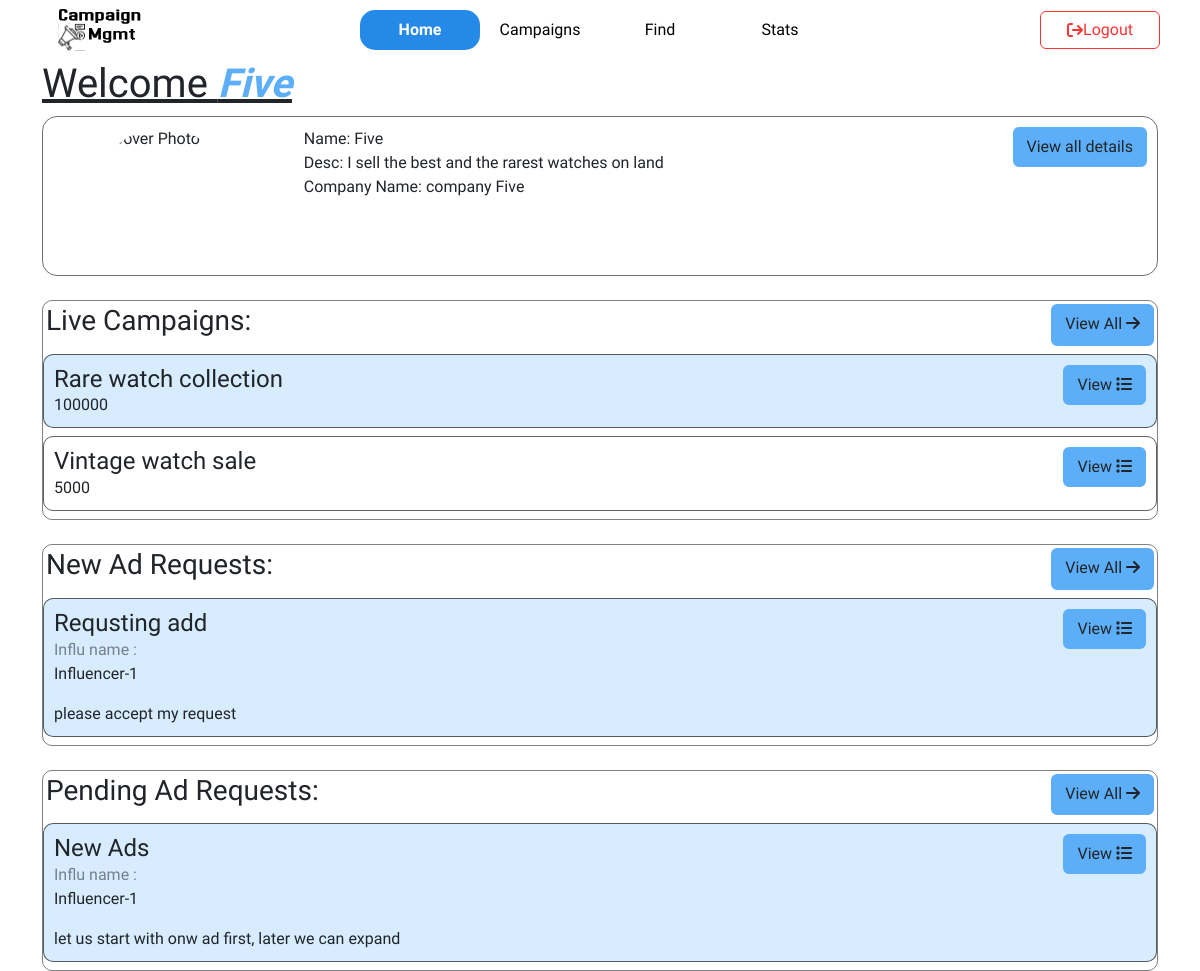
/home/sponsor (signed in), run on the app's committed database.
### model.py (models this page shows)
class Sponsor(db.Model):
    id = db.Column(db.Integer, db.ForeignKey('user.id'), primary_key=True)
    name = db.Column(db.String(20), unique=False, nullable=True)
    company_name = db.Column(db.String(30))
    industry = db.Column(db.String(30), nullable=True)
    desc = db.Column(db.String(256), nullable=True)
    is_flagged = db.Column(db.Boolean, default=False)
    is_verified = db.Column(db.Boolean, default=False)
    cover_photo = db.Column(db.LargeBinary, nullable=True)
    amt_spent = db.Column(db.Integer, default=0)
    campaigns = db.relationship('Campaign', backref='sponsor', lazy=True, cascade='all, delete-orphan')
    ads = db.relationship('Ad', backref='sponsor', lazy=True, cascade='all, delete-orphan')
    ad_requests = db.relationship('Ad_request', backref='sponsor', lazy=True, cascade='all, delete-orphan')

class Campaign(db.Model):
    id = db.Column(db.Integer, primary_key=True, autoincrement=True)
    spon_id = db.Column(db.Integer, db.ForeignKey('sponsor.id'), nullable=False)
    name = db.Column(db.String(80), nullable=False)
    budget = db.Column(db.Integer, nullable=False)
    desc = db.Column(db.String(255))
    category = db.Column(db.String(50))
    status = db.Column(db.String(20))
    start_date = db.Column(db.Date, nullable=True)
    end_date = db.Column(db.Date, nullable=True)
    goal_users = db.Column(db.String(80))
    is_flagged = db.Column(db.Boolean)
    ads = db.relationship('Ad', backref='campaign', lazy=True, cascade='all, delete-orphan')

class Ad_request(db.Model):
    id = db.Column(db.Integer, primary_key=True, autoincrement=True)
    ad_name = db.Column(db.String(80), nullable=False)
    influ_id = db.Column(db.Integer, db.ForeignKey('influencer.id'))
    spon_id = db.Column(db.Integer, db.ForeignKey('sponsor.id'))
    comments = db.Column(db.String(80), nullable=True)
    amount = db.Column(db.Integer)
    growth_promise = db.Column(db.String(10))
    sender = db.Column(db.String(20), nullable=False)
    previous_request_id = db.Column(db.Integer, db.ForeignKey('ad_request.id'), nullable=True)
    next_request_id = db.Column(db.Integer, db.ForeignKey('ad_request.id'), nullable=True)
    status = db.Column(db.String(10), nullable=True)

class Influencer(db.Model):
    id = db.Column(db.Integer, db.ForeignKey('user.id'), primary_key=True)
    name = db.Column(db.String(20), unique=False, nullable=True)
    desc = db.Column(db.String(256))
    industry = db.Column(db.String(40))
    niche = db.Column(db.String(40))
    cover_photo = db.Column(db.LargeBinary, nullable=False)
    is_verified = db.Column(db.Boolean, default=False)
    is_flagged = db.Column(db.Boolean, default=False)
    rating = db.Column(db.Float)
    insta_id = db.Column(db.String(40))
    insta_followers = db.Column(db.String(8))
    youtube_id = db.Column(db.String(40))
    youtube_channel = db.Column(db.String(40))
    youtube_followers = db.Column(db.String(8))
    x_id = db.Column(db.String(40))
    x_name = db.Column(db.String(40))
    x_followers = db.Column(db.String(8))
    ads = db.relationship('Ad', backref='influencer', lazy=True, cascade='all, delete-orphan')
    ad_requests = db.relationship('Ad_request', backref='influencer', lazy=True, cascade='all, delete-orphan')

### routes_spon.py (the view)
@app.route('/home/sponsor')
@sponsor_required
def spon_home():
    spon=Sponsor.query.filter_by(id=session['userId']).first()
    cover_photo= url_for('get_cover_photo', sponsor_id=spon.id)
    current_date = date.today()
    campaigns=Campaign.query.filter(Campaign.spon_id==spon.id,Campaign.start_date < current_date, Campaign.end_date > current_date).all()
    requests = db.session.query(Ad_request, Influencer.name.label('influ_name')).\
    join(Influencer, Ad_request.influ_id == Influencer.id).\
    filter(Ad_request.spon_id == spon.id, Ad_request.sender == "i",Ad_request.status!="R").all()
    pen_requests = db.session.query(Ad_request, Influencer.name.label('influ_name')).\
    join(Influencer, Ad_request.influ_id == Influencer.id).\
    filter(Ad_request.spon_id == spon.id, Ad_request.sender == "s", Ad_request.status!="R").all()
    return render_template('sponsor/home_spon.html', active='home', spon=spon,cover_photo=cover_photo,campaigns=campaigns,requests=requests,pen_requests=pen_requests)

### wrappers.py (called while the page is built)
def login_required(func):
    @wraps(func)
    def wrapper(*args, **kwargs):
        if 'username' not in session:
            flash("You need to login first","danger")
            return redirect(url_for('login'))
        retrieve_user()
        if not user:
            session.clear()
            return redirect(url_for('login'))
        return func(*args, **kwargs)
    return wrapper

def retrieve_user():
    global user
    user = User.query.filter_by(username=session['username']).first()

def sponsor_required(func):
    @wraps(func)
    @login_required
    def wrapper(*args, **kwargs):
        if user.username != session['username'] or user.role != session['role'] or user.role != 'sponsor':
            session.clear()
            flash("Not authorized","danger")
            return redirect(url_for('login'))
        return func(*args, **kwargs)
    return wrapper

### templates/sponsor/home_spon.html (shortened to what this page needs)
{% extends 'layout_inner.html' %}
{% block content %}
<div class="container">
    <h1 style="text-decoration: underline;">Welcome <span class="heading">{{spon.name}}</span></h1>
    {% if viewMore %}
    {% else %}
    <div class="short_info">
        <div class="icon center_item">
            <img src="{{cover_photo}}" alt="Cover Photo">
        </div>
        <div class="details">
            <ul>
                <li>Name: {{spon.name}}</li>
                <li>Desc: {{spon.desc}}</li>
                <li>Company Name: {{spon.company_name}}</li>
            </ul>
        </div>
        <div>
            <a href="{{url_for('view_spon_details')}}" class="btn submit_btn">View all details</a>
        </div>
    </div>
    {% endif %}
    <br>
    <div class="live_campaigns card_set">
        <div class="title_n_view">
            <h3>Live Campaigns:</h3>
            <a href="{{url_for('view_all_live_camp')}}" class="btn">View All <i class="fa fa-arrow-right" aria-hidden="true"></i></a>
        </div>
        {% for camp in campaigns %}
        <div class="cust_card">
            <div class="cust_card_body" style="width: 50%;">
                <h4 class="card-title">{{camp.name}}</h4>
                <p class="card-text">{{camp.budget}}</p>
            </div>
            <div class="cust_card_body_right center-item">
                <a href="{{url_for('spon_view_camp',camp_id=camp.id)}}" class="btn">View <i class="fa fa-list" aria-hidden="true"></i></a>
            </div>
        </div>
        {% endfor %}
    </div>
    <br>
    <div class="new_requests card_set">
        <div class="title_n_view">
            <h3>New Ad Requests:</h3>
            <a href="{{url_for('view_all_new_req')}}" class="btn">View All <i class="fa fa-arrow-right" aria-hidden="true"></i></a>
        </div>
        {% for req,influ_name in requests %}
        <div class="cust_card">
            <div class="cust_card_body" style="width: 50%;">
                <h4 class="card-title">{{req.ad_name}}</h4>
                <p class="p_label">Influ name : </p>
                <p class="card-text">{{influ_name}}</p>
                <p class="card-text">{{req.comments}}</p>
            </div>
            <div class="cust_card_body_right center-item">
                <a href="" class="btn">View <i class="fa fa-list" aria-hidden="true"></i></a>
            </div>
        </div>
        {% endfor %}
    </div>
    <br>
    <div class="pending_requests card_set">
        <div class="title_n_view">
            <h3>Pending Ad Requests:</h3>
            <a href="{{url_for('view_all_pending_req')}}" class="btn">View All <i class="fa fa-arrow-right" aria-hidden="true"></i></a>
        </div>
        {% for req,influ_name in pen_requests %}
        <div class="cust_card">
            <div class="cust_card_body" style="width: 50%;">
                <h4 class="card-title">{{req.ad_name}}</h4>
                <p class="p_label">Influ name : </p>
                <p class="card-text">{{influ_name}}</p>
                <p class="card-text">{{req.comments}}</p>
            </div>
            <div class="cust_card_body_right center-item">
                <a href="" class="btn">View <i class="fa fa-list" aria-hidden="true"></i></a>
            </div>
        </div>
        {% endfor %}
    </div>
{% endblock %}

### static/universal_styles.css (style rules this page uses)
.center_item { display: flex; align-items: center; justify-content: center; }
.btn { background-color: #5daef8; border: 2px solid #5daef8; }
html, body { font-family: "Josefin Sans", sans-serif; font-optical-sizing: auto; }
.heading { font-weight: bolder; color: #5DAEF8; font-style: italic; }
.cust_card { border: 1px solid rgba(0, 0, 0, 0.614); border-radius: 10px; padding: 10px; display: flex !important; flex-direction: row; width: 100% !important; margin: 5px 0 8px 0 }
.cust_card_body { flex-grow: 1; }
.cust_card_body_right { margin-left:auto }
.title_n_view { display: flex; padding: 3px; border-radius: 5px; }
.title_n_view>h3 { flex-grow: 1; }
.card_set { border: 1px solid rgba(0, 0, 0, 0.495) ; border-radius: 10px; }
.card_set > .cust_card:nth-child(2n) { background-color: #79beff4b; }
.p_label { color: rgba(0, 0, 0, 0.453); margin-bottom: 0 !important; }

### templates/sponsor/home_spon.html (style rules this page uses)
.short_info { border:1px solid rgba(0, 0, 0, 0.563); display: flex; border-radius: 15px; height:20vh; padding: 10px; }
.icon { width: 20%; height: 100%; }
.icon>img { width: 60%; height: 100%; border-radius: 50%; }
.details { flex-grow: 1; }
li { list-style-type: none; }

### data on the page
Sponsor: name "Five", desc "I sell the best and the rarest watches on land", company_name "company Five"
Campaign: name "Rare watch collection", budget "100000"
Campaign: name "Vintage watch sale", budget "5000"
Ad_request: ad_name "Requsting add", name "Influencer-1", comments "please accept my request"
Ad_request: ad_name "New Ads", name "Influencer-1", comments "let us start with onw ad first, later we can expand"
